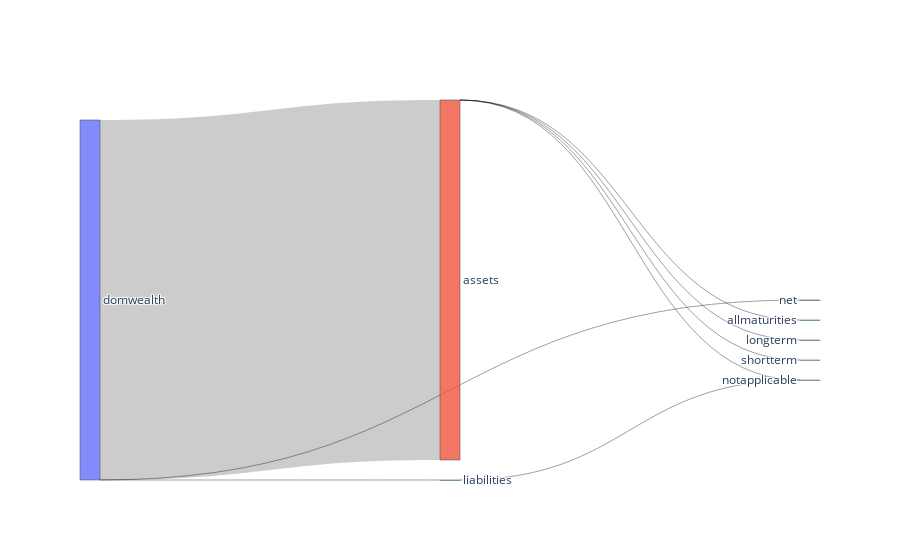

Notebook code cell kept with this figure:
### Code cell
import plotly.graph_objects as go
import pandas as pd

# Define the labels for each node
labels = ['domwealth', 'assets', 'liabilities', 'net', 'notapplicable', 'allmaturities', 'longterm', 'shortterm']

# Define the nodes
nodes = []
for label in labels:
    nodes.append(dict(label=label, pad=20))

# Define the source, target, and value for each link between nodes
source = [0, 0, 0, 1, 1, 1, 1, 2, 2, 2, 2, 3, 3, 3, 3]
target = [1, 2, 3, 4, 5, 6, 7, 4, 5, 6, 7, 4, 5, 6, 7]
values = [S5['domwealth'].sum(), S5['assets'].sum(), S5['liabilities'].sum(), S5['net'].sum(), S5['notapplicable'].sum(), S5['allmaturities'].sum(), S5['longterm'].sum(), S5['shortterm'].sum()] 

# Create Sankey diagram 
fig = go.Figure(data=[go.Sankey(
    node=dict(
        pad=20,
        thickness=20,
        label=labels
    ),
    link=dict(
        source=source,
        target=target,
        value=values
    )
)])

fig.show()

### Figure 1 — Plotly figure (JSON) as saved in the notebook; plotly's stock layout.template omitted (floating-point values rounded to 4 significant figures)
{"data": [{"link": {"source": [0, 0, 0, 1, 1, 1, 1, 2, 2, 2, 2, 3, 3, 3, 3], "target": [1, 2, 3, 4, 5, 6, 7, 4, 5, 6, 7, 4, 5, 6, 7], "value": [779800000000000.0, 26450000000.0, 24540000000.0, 111300000.0, 25870000000.0, 19110000000.0, 4591000000.0, 1521000000.0]}, "node": {"label": ["domwealth", "assets", "liabilities", "net", "notapplicable", "allmaturities", "longterm", "shortterm"], "pad": 20, "thickness": 20}, "type": "sankey"}], "layout": {}}
